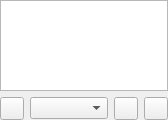
<?xml version="1.0" encoding="UTF-8"?>
<ui version="4.0">
 <class>LibraryPage</class>
 <widget class="QWidget" name="LibraryPage">
  <property name="geometry">
   <rect>
    <x>0</x>
    <y>0</y>
    <width>168</width>
    <height>120</height>
   </rect>
  </property>
  <property name="windowTitle">
   <string>Form</string>
  </property>
  <layout class="QGridLayout" name="gridLayout">
   <property name="margin">
    <number>0</number>
   </property>
   <item row="0" column="0" colspan="4">
    <widget class="ItemView" name="view"/>
   </item>
   <item row="1" column="0">
    <widget class="QToolButton" name="libraryUpdate"/>
   </item>
   <item row="1" column="1">
    <widget class="QComboBox" name="genreCombo">
     <property name="sizePolicy">
      <sizepolicy hsizetype="MinimumExpanding" vsizetype="Fixed">
       <horstretch>0</horstretch>
       <verstretch>0</verstretch>
      </sizepolicy>
     </property>
    </widget>
   </item>
   <item row="1" column="2">
    <widget class="QToolButton" name="addToPlayQueue"/>
   </item>
   <item row="1" column="3">
    <widget class="QToolButton" name="replacePlayQueue"/>
   </item>
  </layout>
 </widget>
 <customwidgets>
  <customwidget>
   <class>ItemView</class>
   <extends>QTreeView</extends>
   <header>itemview.h</header>
  </customwidget>
 </customwidgets>
 <resources/>
 <connections/>
</ui>
